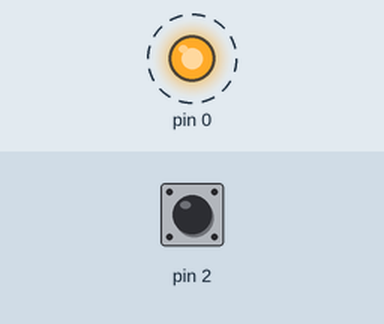
The sketch below on a simulated Arduino Uno, built with avr-gcc and run on an emulated ATmega328P. On the bench: output pins drawn as LEDs (lit = HIGH). Dashed ring = blinking. Inputs (shaded band) come from the test bench; at power-on: pin 2 HIGH.

Above: at 0.2 s.
Timing chart, 0 to 3.0 s (numbered marks = the images above):
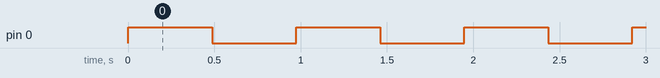

Measured:
- by itself, pin 0: alternates HIGH for 0.49 s and LOW for 0.49 s

The sketch:

tiny85_capsense_simple_tone.ino
```cpp
// capacitive sensing example
// circuit: led on pin 0, 10M resistor between pins 1 and 2, electrode on pin 2
// the higher the capacitance on the electrode, the faster the led will blink

#include <CapacitiveSensor.h>

CapacitiveSensor  cs = CapacitiveSensor(1,2);        // 10M resistor between pins 1 & 2, pin 2 is sensor pin, add a wire and or foil if desired

long min_v = 0, max_v = 0;

long d, d2;


void setup()
{
  cs.set_CS_AutocaL_Millis(0xFFFFFFFF);
  pinMode(0, OUTPUT);
}

void loop()
{
  long val =  cs.capacitiveSensor(10);

  // map capacitive value to blink speed
  d = constrain(map(val, 0, 100, 500, 10), 10, 500);

  digitalWrite(0, HIGH);
  delay(d);
  digitalWrite(0, LOW);
  delay(d);
}
```
